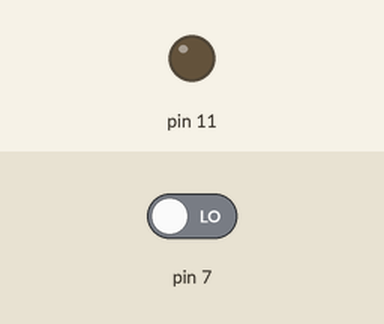
This sketch was run on a simulated Arduino Uno, built with avr-gcc and run on an emulated ATmega328P. Shown: output pins drawn as LEDs (lit = HIGH). The test bench sets the inputs (shaded band); at power-on: pin 7 LOW.

Above: at 1.2 s.
1.3 s: pin 7 driven HIGH
At 2.5 s:
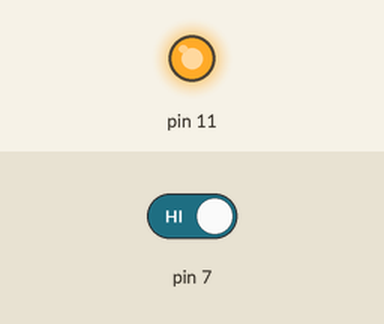
2.8 s: pin 7 driven LOW
At 3.8 s:
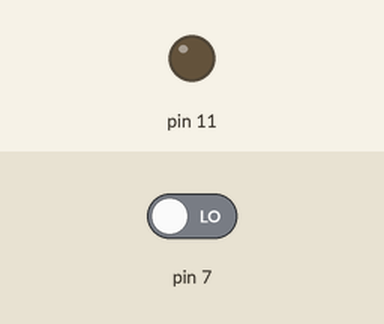
Timing chart, 0 to 5.8 s (numbered marks = the images above; inputs shaded):
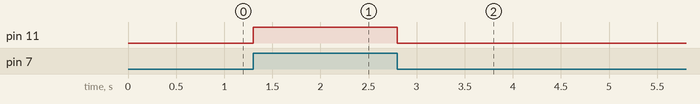

Measured:
- after the input at 1.3 s, pin 11: LOW → HIGH at once
- after the input at 2.8 s, pin 11: HIGH → LOW at once

The sketch:

070125_ex04_digital_input.ino
```cpp
/*
  DIGITAL INPUT

  PULLDOWN, PULLUP

*/

void setup() {
  // Button IN
  pinMode(7, INPUT);

  // LED OUT
  pinMode(11, OUTPUT);


  Serial.begin(9600);

}

void loop() {
  int btnValue = digitalRead(7);

  switch (btnValue) {
    case 0:
    digitalWrite(11, LOW);
    break;

    case 1:
    digitalWrite(11, HIGH);
    break;
  }
}
```
